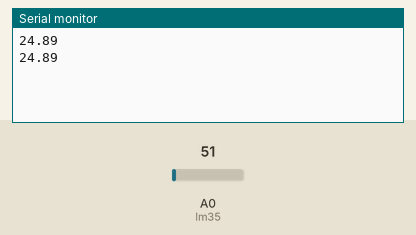
The sketch below on a simulated Arduino Uno, built with avr-gcc and run on an emulated ATmega328P. On the bench: the last lines printed to the serial monitor. The inputs (shaded band) are chosen by the test bench; at power-on: A0 (lm35) = 51.

Above: at 1.8 s.
1.9 s: A0 (lm35) set to 61
At 2.7 s:
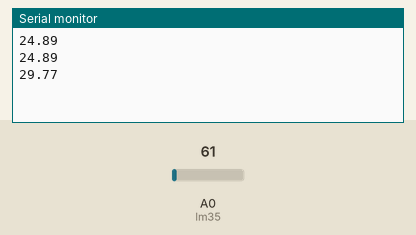
3.4 s: A0 (lm35) set to 71
At 4.8 s:
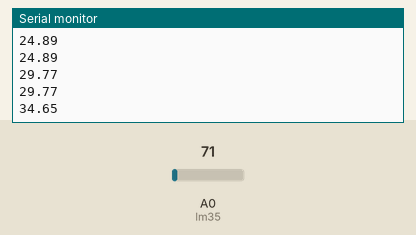
Timing chart, 0 to 6.4 s (numbered marks = the images above; inputs shaded):
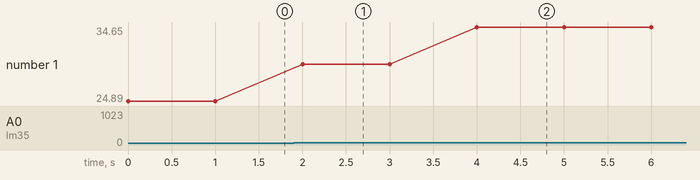

Measured:
- after the input at 1.9 s, the serial monitor: prints a new line after 0.10 s (image 1)
- after the input at 3.4 s, the serial monitor: prints a new line after 0.60 s (image 2)
- plotted number 1: 24.89 → 29.77 after the input at 1.9 s, 29.77 → 34.65 after the input at 3.4 s

The sketch:

Temperatura.ino
```cpp
int lm35 = 0;
int valorLido = 0;
float temperatura = 0;

void setup(){
Serial.begin(9600);
}

void loop(){
valorLido = analogRead(lm35);
temperatura = (valorLido * 0.00488);
temperatura  = temperatura *100;
Serial.println(temperatura);
delay(1000);
}
```
